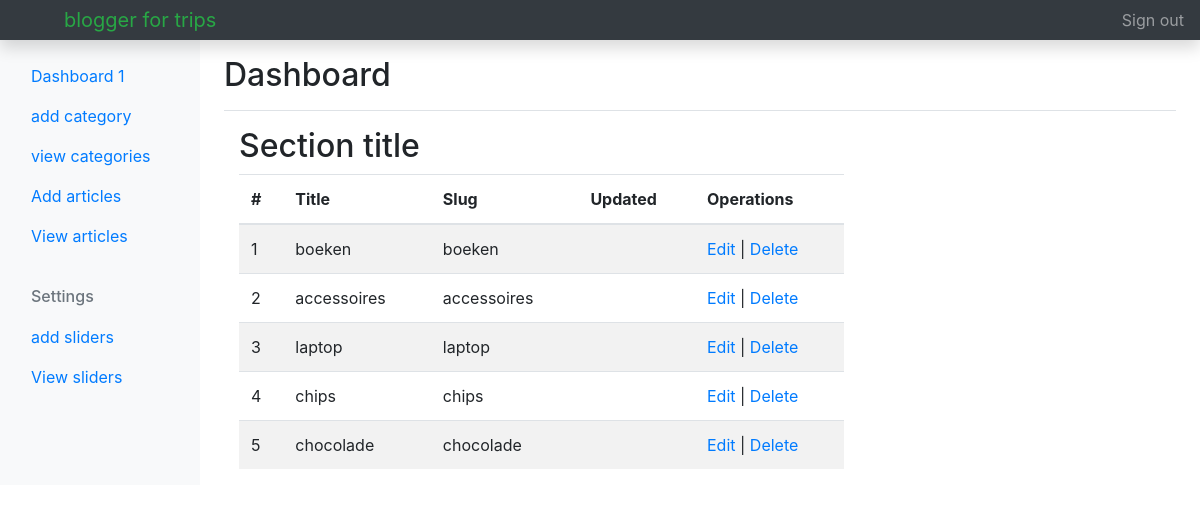
The page /scss/admin/view-categories.php (signed in) on the database its author committed.
### tables this page shows
CREATE TABLE IF NOT EXISTS `categories` (
  `id` int(11) NOT NULL AUTO_INCREMENT,
  `title` varchar(258) NOT NULL,
  `slug` varchar(258) NOT NULL,
  PRIMARY KEY (`id`)
);

### scss/admin/view-categories.php (the view, shortened to what this page needs)
<?php
require_once('../includes/connect.php');
include ('inc/header.php');
include ('inc/navbar.php');
?>
    <main role="main" class="col-md-9 ml-sm-auto col-lg-10 px-md-4">
      <div class="d-flex justify-content-between flex-wrap flex-md-nowrap align-items-center pt-3 pb-2 mb-3 border-bottom">
        <h1 class="h2">Dashboard</h1>
      </div>
   <div class="col-sm-8">
   <h2>Section title</h2>
   <table class="table table-striped">
    <thead>
      <tr>
      <th>#</th>
      <th>Title</th>
      <th>Slug</th>
      <th>Updated</th>
      <th>Operations</th>
      </tr>
    </thead>
    <tbody>
                                <?php
                                    $sql = "SELECT * FROM categories ";
                                    $result = $db->prepare($sql);
                                    $result->execute();
                                    $res = $result->fetchAll(PDO::FETCH_ASSOC);
                                    foreach ($res as $cat) {
                                ?>
                                <tr>
                                    <td><?php echo $cat['id']; ?></td>
                                    <td><?php echo $cat['title']; ?></td>
                                    <td><?php echo $cat['slug']; ?></td>
                                    <td><?php echo $cat['updated']; ?></td>
                                    <td><a href="edit-category.php?id=<?php echo $cat['id']; ?>">Edit</a> | <a href="delete-item.php?id=<?php echo $cat['id']; ?>&item=category">Delete</a></td>
                                </tr>
                                <?php } ?>
    </tbody>
  </table>
   </div>
    </main>
    <?php include ('inc/footer.php'); ?>

### rows shown on the page
categories: id "1", title "boeken", slug "boeken"
categories: id "2", title "accessoires", slug "accessoires"
categories: id "3", title "laptop", slug "laptop"
categories: id "4", title "chips", slug "chips"
categories: id "5", title "chocolade", slug "chocolade"
